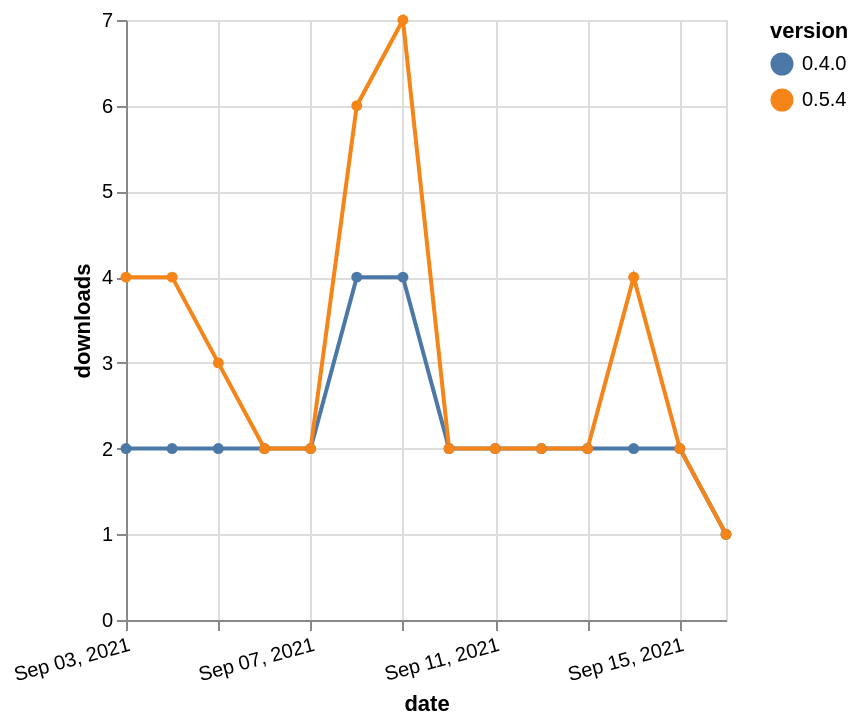

Write a Vega-Lite specification for this figure.
### Vega-Lite specification from a JSON file in a GitHub repository (floating-point values rounded to 4 significant figures)
{"$schema": "https://vega.github.io/schema/vega-lite/v5.json", "description": "A simple bar chart with embedded data.", "data": {"values": [{"date": "2021-09-03", "total": 9767, "delta": 2, "version": "0.4.0"}, {"date": "2021-09-04", "total": 9769, "delta": 2, "version": "0.4.0"}, {"date": "2021-09-05", "total": 9771, "delta": 2, "version": "0.4.0"}, {"date": "2021-09-06", "total": 9773, "delta": 2, "version": "0.4.0"}, {"date": "2021-09-07", "total": 9775, "delta": 2, "version": "0.4.0"}, {"date": "2021-09-08", "total": 9779, "delta": 4, "version": "0.4.0"}, {"date": "2021-09-09", "total": 9783, "delta": 4, "version": "0.4.0"}, {"date": "2021-09-10", "total": 9785, "delta": 2, "version": "0.4.0"}, {"date": "2021-09-11", "total": 9787, "delta": 2, "version": "0.4.0"}, {"date": "2021-09-12", "total": 9789, "delta": 2, "version": "0.4.0"}, {"date": "2021-09-13", "total": 9791, "delta": 2, "version": "0.4.0"}, {"date": "2021-09-14", "total": 9793, "delta": 2, "version": "0.4.0"}, {"date": "2021-09-15", "total": 9795, "delta": 2, "version": "0.4.0"}, {"date": "2021-09-16", "total": 9796, "delta": 1, "version": "0.4.0"}, {"date": "2021-09-03", "total": 3017, "delta": 4, "version": "0.5.4"}, {"date": "2021-09-04", "total": 3021, "delta": 4, "version": "0.5.4"}, {"date": "2021-09-05", "total": 3024, "delta": 3, "version": "0.5.4"}, {"date": "2021-09-06", "total": 3026, "delta": 2, "version": "0.5.4"}, {"date": "2021-09-07", "total": 3028, "delta": 2, "version": "0.5.4"}, {"date": "2021-09-08", "total": 3034, "delta": 6, "version": "0.5.4"}, {"date": "2021-09-09", "total": 3041, "delta": 7, "version": "0.5.4"}, {"date": "2021-09-10", "total": 3043, "delta": 2, "version": "0.5.4"}, {"date": "2021-09-11", "total": 3045, "delta": 2, "version": "0.5.4"}, {"date": "2021-09-12", "total": 3047, "delta": 2, "version": "0.5.4"}, {"date": "2021-09-13", "total": 3049, "delta": 2, "version": "0.5.4"}, {"date": "2021-09-14", "total": 3053, "delta": 4, "version": "0.5.4"}, {"date": "2021-09-15", "total": 3055, "delta": 2, "version": "0.5.4"}, {"date": "2021-09-16", "total": 3056, "delta": 1, "version": "0.5.4"}]}, "width": "container", "mark": {"type": "line", "point": {"filled": true}}, "encoding": {"x": {"field": "date", "type": "temporal", "timeUnit": "yearmonthdate", "title": "date", "axis": {"labelAngle": -15}}, "y": {"field": "delta", "type": "quantitative", "title": "downloads"}, "color": {"field": "version", "type": "nominal"}, "tooltip": {"field": "delta"}}}
